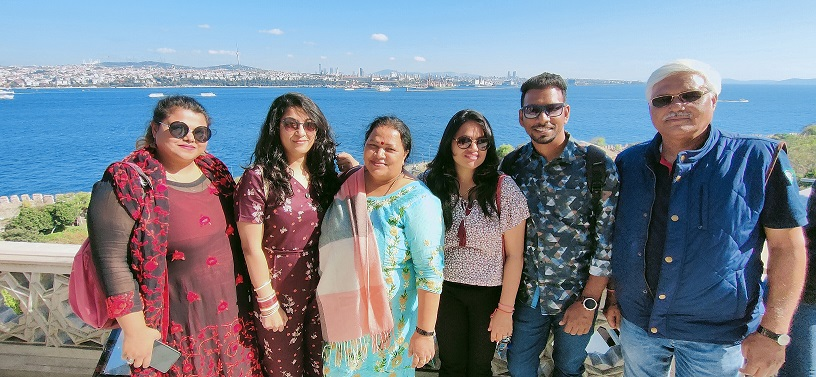
#> input picture Resources/Faces.jpg, 816 x 377 px, given in place of the camera
$ python AirCanvas.py
#> lines starting #> are read from the running program, lines starting #| are printed output that depends on the picture; after the words box and inside, x2 and y2 are one past the last pixel; in counts of white or black regions, pixels touching at a corner belong together
import cv2
import numpy as np

# Defining width & height of the video
video_width = 640
video_height = 480

# Getting access of the laptop webcam
cap = cv2.VideoCapture(0)

# Setting width & height of the webcam screen size
cap.set(3, video_width)
cap.set(4, video_height)

# Setting brightness of the video
cap.set(10, 180)

# HSV values used for masking - Parrot, Orange, Green
my_pens = [[23, 72, 75, 255, 97, 255],
           [0, 9, 171, 255, 94, 255],
           [78, 104, 75, 211, 64, 255]]

# BGR Values of pen pointers - Parrot, Orange & Green
my_colors = [
    [51, 255, 204],
    [0, 102, 255],
    [102, 153, 51]
]

# x, y, colorID
my_points = []


def findColors(img, my_pens, my_colors):
    HSV_Img = cv2.cvtColor(img, cv2.COLOR_BGR2HSV)

    """
    This counter is helpful when there are multiple pens at a time because let say 1st pen appear -> count becomes '1'.
    Then, 2nd pen appear -> count becomes '2' and , then, 3rd pen appears so count becomes '3'
    """
    count = 0

    """
    Whenever new points are identified, it 'll be added to this list.
    This initializes an empty list so that old points get deleted every time this function is called i.e.
    whenever a new pen is introduced at the screen
    """
    new_points = []


    for colors in my_pens:
        # H_min, S_min & V_min
        lower = np.array(colors[0:6:2])
        # H_max, S_max & V_max
        upper = np.array(colors[1:7:2])
        mask = cv2.inRange(HSV_Img, lower, upper)

        # Getting points/ coordinates of the pen pointer
        x, y = getContours(mask, img_result)

        #Drawing circle at the extratced points of the same color as of the marker
        cv2.circle(img_result, (x, y), 10, my_colors[count], cv2.FILLED)

        #This is to make sure that [0,0] coordinates (i.e. when marker is not on the screen) shouldn't get
        #added to the list of points which we are going to draw
        #This adds new points to the list of 'my_points'
        if x != 0 and y != 0:
            # Adding points of the list with colorID
            new_points.append([x, y, count])
        count += 1
    # This returns it as a list
    #print("New Points: ", new_points)
    return new_points


def getContours(func_img, fun_contour):
    # Our contours got saved in 'contours'
    contours, hierarchy = cv2.findContours(func_img, cv2.RETR_EXTERNAL, cv2.CHAIN_APPROX_NONE)
    x, y, w, h = 0, 0, 0, 0
    # TO look into each individual contour
    for cnt in contours:
        area = cv2.contourArea(cnt)

        # Calculating the area of contours so that small (error) boxes shouldn't get included
        if area > 500:

            #Drawing contours
            # Negative value (i.e. -1) means draw all contours
            # cv2.drawContours(fun_contour, cnt,-1, (255,0,0),3)

            # Calculating the perimeters of all contours
            peri = cv2.arcLength(cnt, True)

            # Calculating the approximate no. of points of each contour
            approx_points = cv2.approxPolyDP(cnt, 0.01 * peri, True)

            # Getting coordinates and width & height of the rectangle to be drawn
            x, y, w, h = cv2.boundingRect(approx_points)
    return x + w // 2, y


# Drawing circles on canvas
def drawOnCanvas(my_points, my_colors):
    for points in my_points:
        print("Points on canvas: ",points)
        cv2.circle(img_result, (points[0], points[1]),10, my_colors[points[2]],cv2.FILLED)


# Displaying a video - It 'll play the video frame by frame
while True:
    # This loads each frame into an img
    Success, temp_img = cap.read()
#> temp_img is the input picture: shape (377, 816, 3); mean B, G, R 144.5, 131.8, 122.9
    # Flipping the captured video
    img = cv2.flip(temp_img, 1)
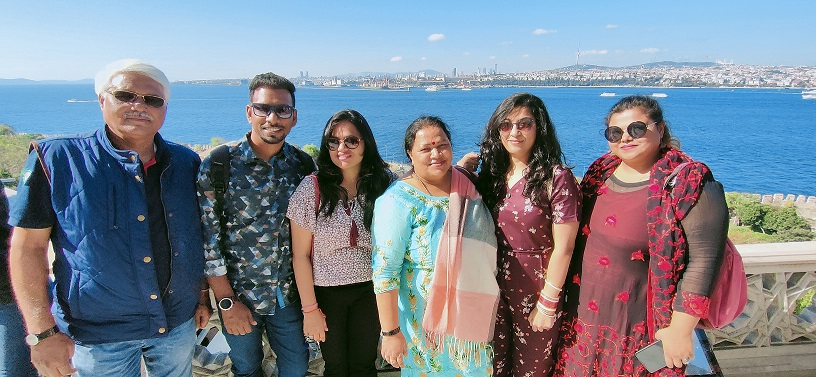
#> img: shape (377, 816, 3); mean B, G, R 144.5, 131.8, 122.9
    img_result = img.copy()
    # Reading color pens
    new_points = findColors(img, my_pens, my_colors)
#> in findColors, `HSV_Img = cv2.cvtColor(img, cv2.COLOR_BGR2HSV)`: HSV_Img: shape (377, 816, 3); mean H, S, V 82.2, 100.8, 163.5
#> the loop in findColors, `for colors in my_pens:` made 3 passes
#> (x, y) on passes 1, 3: (764, 195), (424, 0)
#> (contours in getContours, x, y) on pass 2: (146 contours, all with area under 20, 0, 0)
#> pass 1, in findColors, `mask = cv2.inRange(HSV_Img, lower, upper)`:
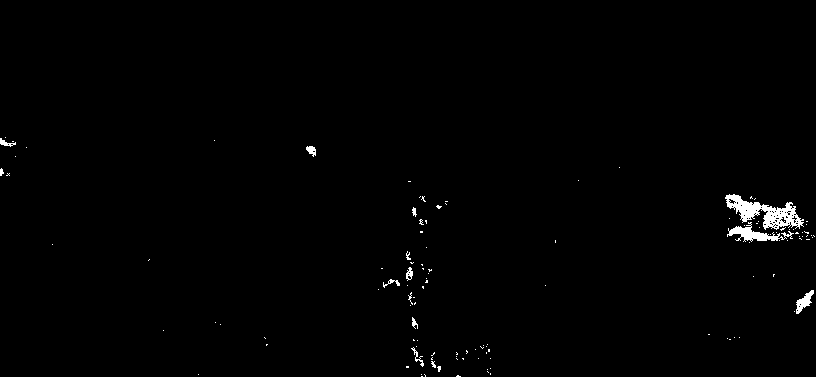
#> mask: shape (377, 816); 0.84% white; 121 white regions (107 under 20 px), largest, box (x1, y1, x2, y2) and area: (725, 194, 804, 230) 1169, (727, 222, 794, 242) 476, (796, 290, 814, 314) 193
#> pass 2, in findColors, `mask = cv2.inRange(HSV_Img, lower, upper)`:
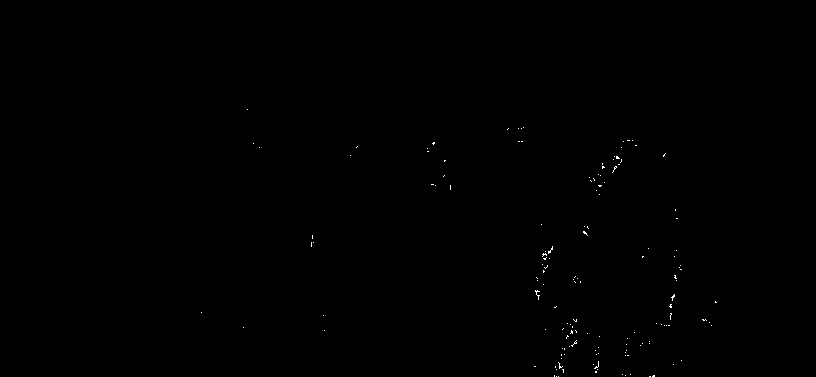
#> mask: shape (377, 816); 0.13% white in thin lines or dots, all inside (x1, y1, x2, y2) = (201, 109, 717, 377)
#> pass 3, in findColors, `mask = cv2.inRange(HSV_Img, lower, upper)`:
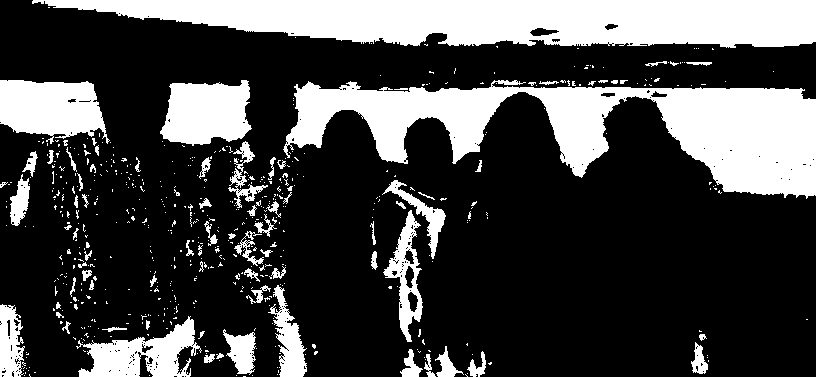
#> mask: shape (377, 816); 27.2% white; 581 white regions (504 under 20 px), largest, box (x1, y1, x2, y2) and area: (283, 80, 816, 199) 28711, (32, 0, 816, 48) 27470, (0, 80, 110, 144) 5079
#> after the loop in findColors, `for colors in my_pens:`:
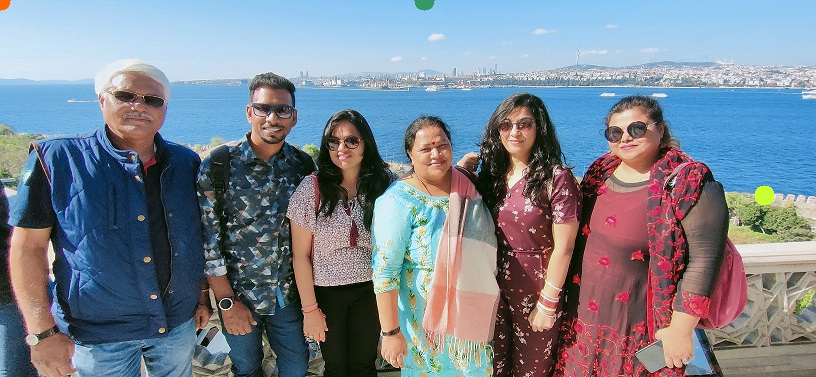
#> img_result: shape (377, 816, 3); 0.19% of pixels changed, all inside (x1, y1, x2, y2) = (0, 0, 775, 206)
#> after the loop in findColors, `for colors in my_pens:`: count = 3; new_points = [[764, 195, 0]]
#> new_points = [[764, 195, 0]]
    # We are adding new points to our list of points 'my_points'
    if len(new_points) != 0:
        for points in new_points:
            my_points.append(points)
#> this loop made 1 pass
#> after the loop, my_points = [[764, 195, 0]]

    """
    Why we draw using 'my_points' & not 'new_points'?
    -> Because new points are the points of the pen pointer & they keep changing with the pens. The old values gets
     deleted everytime you move your pens.So, even if we draw these new points, they 'll get erased as soon as we move
      our pen. So, it gives a feeling that it's not drawing. Whereas if we draw 'my_points', which gets updated (appended)
      everytime we move our pens as well as keeping the old points, we are able to see all the points on the screen as
       it has all the old points in the list.
    """
    if len(my_points)!=0:
        drawOnCanvas(my_points,my_colors)
#> the loop in drawOnCanvas, `for points in my_points:` made 1 pass
#| Points on canvas:  [764, 195, 0]
    print("New Points: ",new_points)
#| New Points:  [[764, 195, 0]]
    print("My Points: ",my_points)
#| My Points:  [[764, 195, 0]]

    # Inseting text on video
    cv2.putText(img_result,"Pens - Parrot, Orange & Green", ((video_width // 2) - 150, 30), cv2.FONT_HERSHEY_PLAIN,
                1, (0, 0, 255), 2)
    cv2.putText(img_result, "Press S to stop ", ((video_width // 2) - 100, 60), cv2.FONT_HERSHEY_PLAIN,
                1, (0, 0, 255), 2)
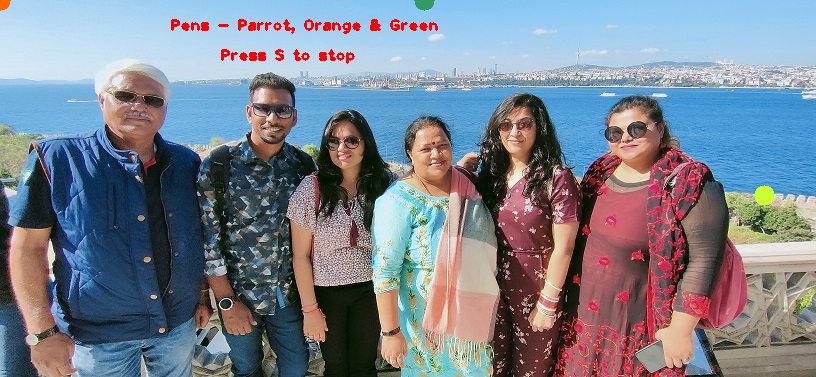
#> img_result: shape (377, 816, 3); mean B, G, R 142.8, 130.5, 123.5
    # Displaying each frame
    cv2.imshow("Video", img_result)

    # This defines the waiting time & sets exit key to 's'
    if cv2.waitKey(1) & 0xFF == ord('s'):
#> (key Esc is pressed here)
        break
